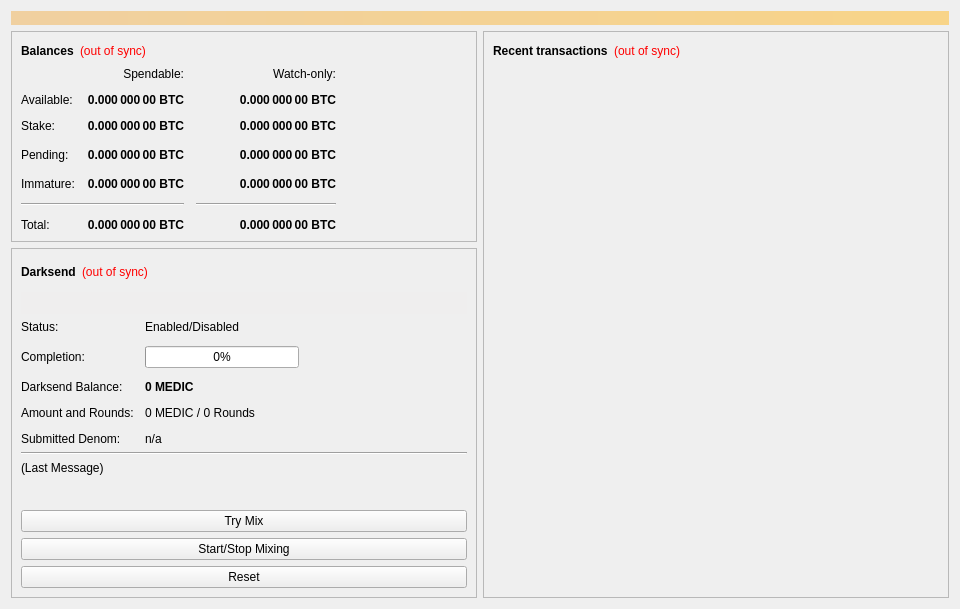
<?xml version="1.0" encoding="UTF-8"?>
<ui version="4.0">
 <class>OverviewPage</class>
 <widget class="QWidget" name="OverviewPage">
  <property name="geometry">
   <rect>
    <x>0</x>
    <y>0</y>
    <width>960</width>
    <height>594</height>
   </rect>
  </property>
  <property name="minimumSize">
   <size>
    <width>960</width>
    <height>0</height>
   </size>
  </property>
  <property name="windowTitle">
   <string>Form</string>
  </property>
  <layout class="QVBoxLayout" name="topLayout">
   <item>
    <widget class="QLabel" name="labelAlerts">
     <property name="visible">
      <bool>false</bool>
     </property>
     <property name="styleSheet">
      <string notr="true">background-color: qlineargradient(x1: 0, y1: 0, x2: 1, y2: 0, stop:0 #F0D0A0, stop:1 #F8D488); color:#000000;</string>
     </property>
     <property name="wordWrap">
      <bool>true</bool>
     </property>
     <property name="margin">
      <number>3</number>
     </property>
    </widget>
   </item>
   <item>
    <layout class="QHBoxLayout" name="horizontalLayout" stretch="1,1">
     <item>
      <layout class="QVBoxLayout" name="verticalLayout_2">
       <item>
        <widget class="QFrame" name="frame">
         <property name="frameShape">
          <enum>QFrame::StyledPanel</enum>
         </property>
         <property name="frameShadow">
          <enum>QFrame::Raised</enum>
         </property>
         <layout class="QVBoxLayout" name="verticalLayout_4">
          <item>
           <layout class="QHBoxLayout" name="horizontalLayout_4">
            <item>
             <widget class="QLabel" name="label_5">
              <property name="font">
               <font>
                <weight>75</weight>
                <bold>true</bold>
               </font>
              </property>
              <property name="text">
               <string>Balances</string>
              </property>
             </widget>
            </item>
            <item>
             <widget class="QLabel" name="labelWalletStatus">
              <property name="cursor">
               <cursorShape>WhatsThisCursor</cursorShape>
              </property>
              <property name="toolTip">
               <string>The displayed information may be out of date. Your wallet automatically synchronizes with the MedicCoin network after a connection is established, but this process has not completed yet.</string>
              </property>
              <property name="styleSheet">
               <string notr="true">QLabel { color: red; }</string>
              </property>
              <property name="text">
               <string notr="true">(out of sync)</string>
              </property>
              <property name="alignment">
               <set>Qt::AlignLeading|Qt::AlignLeft|Qt::AlignVCenter</set>
              </property>
             </widget>
            </item>
            <item>
             <spacer name="horizontalSpacer_3">
              <property name="orientation">
               <enum>Qt::Horizontal</enum>
              </property>
              <property name="sizeHint" stdset="0">
               <size>
                <width>40</width>
                <height>20</height>
               </size>
              </property>
             </spacer>
            </item>
           </layout>
          </item>
          <item>
           <layout class="QGridLayout" name="gridLayout">
            <property name="spacing">
             <number>12</number>
            </property>
            <item row="3" column="2">
             <widget class="QLabel" name="labelWatchPending">
              <property name="font">
               <font>
                <weight>75</weight>
                <bold>true</bold>
               </font>
              </property>
              <property name="cursor">
               <cursorShape>IBeamCursor</cursorShape>
              </property>
              <property name="toolTip">
               <string>Unconfirmed transactions to watch-only addresses</string>
              </property>
              <property name="text">
               <string notr="true">0.000 000 00 BTC</string>
              </property>
              <property name="alignment">
               <set>Qt::AlignRight|Qt::AlignTrailing|Qt::AlignVCenter</set>
              </property>
              <property name="textInteractionFlags">
               <set>Qt::LinksAccessibleByMouse|Qt::TextSelectableByKeyboard|Qt::TextSelectableByMouse</set>
              </property>
             </widget>
            </item>
            <item row="3" column="1">
             <widget class="QLabel" name="labelUnconfirmed">
              <property name="font">
               <font>
                <weight>75</weight>
                <bold>true</bold>
               </font>
              </property>
              <property name="cursor">
               <cursorShape>IBeamCursor</cursorShape>
              </property>
              <property name="toolTip">
               <string>Total of transactions that have yet to be confirmed, and do not yet count toward the spendable balance</string>
              </property>
              <property name="text">
               <string notr="true">0.000 000 00 BTC</string>
              </property>
              <property name="alignment">
               <set>Qt::AlignRight|Qt::AlignTrailing|Qt::AlignVCenter</set>
              </property>
              <property name="textInteractionFlags">
               <set>Qt::LinksAccessibleByMouse|Qt::TextSelectableByKeyboard|Qt::TextSelectableByMouse</set>
              </property>
             </widget>
            </item>
            <item row="4" column="2">
             <widget class="QLabel" name="labelWatchImmature">
              <property name="font">
               <font>
                <weight>75</weight>
                <bold>true</bold>
               </font>
              </property>
              <property name="cursor">
               <cursorShape>IBeamCursor</cursorShape>
              </property>
              <property name="toolTip">
               <string>Mined balance in watch-only addresses that has not yet matured</string>
              </property>
              <property name="text">
               <string notr="true">0.000 000 00 BTC</string>
              </property>
              <property name="alignment">
               <set>Qt::AlignRight|Qt::AlignTrailing|Qt::AlignVCenter</set>
              </property>
              <property name="textInteractionFlags">
               <set>Qt::LinksAccessibleByMouse|Qt::TextSelectableByKeyboard|Qt::TextSelectableByMouse</set>
              </property>
             </widget>
            </item>
            <item row="5" column="0" colspan="2">
             <widget class="Line" name="lineSpendableBalance">
              <property name="orientation">
               <enum>Qt::Horizontal</enum>
              </property>
             </widget>
            </item>
            <item row="5" column="2">
             <widget class="Line" name="lineWatchBalance">
              <property name="sizePolicy">
               <sizepolicy hsizetype="Preferred" vsizetype="Fixed">
                <horstretch>0</horstretch>
                <verstretch>0</verstretch>
               </sizepolicy>
              </property>
              <property name="minimumSize">
               <size>
                <width>140</width>
                <height>0</height>
               </size>
              </property>
              <property name="orientation">
               <enum>Qt::Horizontal</enum>
              </property>
             </widget>
            </item>
            <item row="6" column="0">
             <widget class="QLabel" name="labelTotalText">
              <property name="text">
               <string>Total:</string>
              </property>
             </widget>
            </item>
            <item row="4" column="1">
             <widget class="QLabel" name="labelImmature">
              <property name="font">
               <font>
                <weight>75</weight>
                <bold>true</bold>
               </font>
              </property>
              <property name="cursor">
               <cursorShape>IBeamCursor</cursorShape>
              </property>
              <property name="toolTip">
               <string>Mined balance that has not yet matured</string>
              </property>
              <property name="text">
               <string notr="true">0.000 000 00 BTC</string>
              </property>
              <property name="alignment">
               <set>Qt::AlignRight|Qt::AlignTrailing|Qt::AlignVCenter</set>
              </property>
              <property name="textInteractionFlags">
               <set>Qt::LinksAccessibleByMouse|Qt::TextSelectableByKeyboard|Qt::TextSelectableByMouse</set>
              </property>
             </widget>
            </item>
            <item row="3" column="3">
             <spacer name="horizontalSpacer_2">
              <property name="orientation">
               <enum>Qt::Horizontal</enum>
              </property>
              <property name="sizeHint" stdset="0">
               <size>
                <width>40</width>
                <height>20</height>
               </size>
              </property>
             </spacer>
            </item>
            <item row="4" column="0">
             <widget class="QLabel" name="labelImmatureText">
              <property name="text">
               <string>Immature:</string>
              </property>
             </widget>
            </item>
            <item row="6" column="1">
             <widget class="QLabel" name="labelTotal">
              <property name="font">
               <font>
                <weight>75</weight>
                <bold>true</bold>
               </font>
              </property>
              <property name="cursor">
               <cursorShape>IBeamCursor</cursorShape>
              </property>
              <property name="toolTip">
               <string>Your current total balance</string>
              </property>
              <property name="text">
               <string notr="true">0.000 000 00 BTC</string>
              </property>
              <property name="alignment">
               <set>Qt::AlignRight|Qt::AlignTrailing|Qt::AlignVCenter</set>
              </property>
              <property name="textInteractionFlags">
               <set>Qt::LinksAccessibleByMouse|Qt::TextSelectableByKeyboard|Qt::TextSelectableByMouse</set>
              </property>
             </widget>
            </item>
            <item row="6" column="2">
             <widget class="QLabel" name="labelWatchTotal">
              <property name="font">
               <font>
                <weight>75</weight>
                <bold>true</bold>
               </font>
              </property>
              <property name="cursor">
               <cursorShape>IBeamCursor</cursorShape>
              </property>
              <property name="toolTip">
               <string>Current total balance in watch-only addresses</string>
              </property>
              <property name="text">
               <string notr="true">0.000 000 00 BTC</string>
              </property>
              <property name="alignment">
               <set>Qt::AlignRight|Qt::AlignTrailing|Qt::AlignVCenter</set>
              </property>
              <property name="textInteractionFlags">
               <set>Qt::LinksAccessibleByMouse|Qt::TextSelectableByKeyboard|Qt::TextSelectableByMouse</set>
              </property>
             </widget>
            </item>
            <item row="0" column="2">
             <widget class="QLabel" name="labelWatchonly">
              <property name="text">
               <string>Watch-only:</string>
              </property>
              <property name="alignment">
               <set>Qt::AlignRight|Qt::AlignTrailing|Qt::AlignVCenter</set>
              </property>
             </widget>
            </item>
            <item row="1" column="0">
             <widget class="QLabel" name="labelBalanceText">
              <property name="text">
               <string>Available:</string>
              </property>
             </widget>
            </item>
            <item row="1" column="1">
             <widget class="QLabel" name="labelBalance">
              <property name="font">
               <font>
                <weight>75</weight>
                <bold>true</bold>
               </font>
              </property>
              <property name="cursor">
               <cursorShape>IBeamCursor</cursorShape>
              </property>
              <property name="toolTip">
               <string>Your current spendable balance</string>
              </property>
              <property name="text">
               <string notr="true">0.000 000 00 BTC</string>
              </property>
              <property name="alignment">
               <set>Qt::AlignRight|Qt::AlignTrailing|Qt::AlignVCenter</set>
              </property>
              <property name="textInteractionFlags">
               <set>Qt::LinksAccessibleByMouse|Qt::TextSelectableByKeyboard|Qt::TextSelectableByMouse</set>
              </property>
             </widget>
            </item>
            <item row="2" column="0">
             <widget class="QLabel" name="label_10">
              <property name="text">
               <string>Stake:</string>
              </property>
             </widget>
            </item>
            <item row="2" column="1">
             <widget class="QLabel" name="labelStake">
              <property name="font">
               <font>
                <weight>75</weight>
                <bold>true</bold>
               </font>
              </property>
              <property name="cursor">
               <cursorShape>IBeamCursor</cursorShape>
              </property>
              <property name="toolTip">
               <string>Total of coins that was staked, and do not yet count toward the current balance</string>
              </property>
              <property name="text">
               <string notr="true">0.000 000 00 BTC</string>
              </property>
              <property name="alignment">
               <set>Qt::AlignRight|Qt::AlignTrailing|Qt::AlignVCenter</set>
              </property>
              <property name="textInteractionFlags">
               <set>Qt::LinksAccessibleByMouse|Qt::TextSelectableByKeyboard|Qt::TextSelectableByMouse</set>
              </property>
             </widget>
            </item>
            <item row="2" column="2">
             <widget class="QLabel" name="labelWatchStake">
              <property name="font">
               <font>
                <weight>75</weight>
                <bold>true</bold>
               </font>
              </property>
              <property name="cursor">
               <cursorShape>IBeamCursor</cursorShape>
              </property>
              <property name="toolTip">
               <string>Total of coins that was staked in watch-only addresses, and do not yet count toward the current watch-only balance</string>
              </property>
              <property name="text">
               <string notr="true">0.000 000 00 BTC</string>
              </property>
              <property name="alignment">
               <set>Qt::AlignRight|Qt::AlignTrailing|Qt::AlignVCenter</set>
              </property>
              <property name="textInteractionFlags">
               <set>Qt::LinksAccessibleByMouse|Qt::TextSelectableByKeyboard|Qt::TextSelectableByMouse</set>
              </property>
             </widget>
            </item>
            <item row="1" column="2">
             <widget class="QLabel" name="labelWatchAvailable">
              <property name="font">
               <font>
                <weight>75</weight>
                <bold>true</bold>
               </font>
              </property>
              <property name="cursor">
               <cursorShape>IBeamCursor</cursorShape>
              </property>
              <property name="toolTip">
               <string>Your current balance in watch-only addresses</string>
              </property>
              <property name="text">
               <string notr="true">0.000 000 00 BTC</string>
              </property>
              <property name="alignment">
               <set>Qt::AlignRight|Qt::AlignTrailing|Qt::AlignVCenter</set>
              </property>
              <property name="textInteractionFlags">
               <set>Qt::LinksAccessibleByMouse|Qt::TextSelectableByKeyboard|Qt::TextSelectableByMouse</set>
              </property>
             </widget>
            </item>
            <item row="3" column="0">
             <widget class="QLabel" name="labelPendingText">
              <property name="text">
               <string>Pending:</string>
              </property>
             </widget>
            </item>
            <item row="0" column="1">
             <widget class="QLabel" name="labelSpendable">
              <property name="text">
               <string>Spendable:</string>
              </property>
              <property name="alignment">
               <set>Qt::AlignRight|Qt::AlignTrailing|Qt::AlignVCenter</set>
              </property>
             </widget>
            </item>
           </layout>
          </item>
         </layout>
        </widget>
       </item>
       <item>
        <widget class="QFrame" name="frameDarksend">
         <property name="sizePolicy">
          <sizepolicy hsizetype="Expanding" vsizetype="Expanding">
           <horstretch>0</horstretch>
           <verstretch>0</verstretch>
          </sizepolicy>
         </property>
         <property name="minimumSize">
          <size>
           <width>0</width>
           <height>350</height>
          </size>
         </property>
         <property name="layoutDirection">
          <enum>Qt::LeftToRight</enum>
         </property>
         <property name="frameShape">
          <enum>QFrame::StyledPanel</enum>
         </property>
         <property name="frameShadow">
          <enum>QFrame::Raised</enum>
         </property>
         <layout class="QVBoxLayout" name="verticalLayout_5">
          <item>
           <layout class="QHBoxLayout" name="horizontalLayout_5">
            <item>
             <widget class="QLabel" name="label_2">
              <property name="font">
               <font>
                <weight>75</weight>
                <bold>true</bold>
               </font>
              </property>
              <property name="text">
               <string>Darksend</string>
              </property>
             </widget>
            </item>
            <item>
             <widget class="QLabel" name="labelDarksendSyncStatus">
              <property name="toolTip">
               <string>The displayed information may be out of date. Your wallet automatically synchronizes with the MedicCoin network after a connection is established, but this process has not completed yet.</string>
              </property>
              <property name="styleSheet">
               <string notr="true">QLabel { color: red; }</string>
              </property>
              <property name="text">
               <string notr="true">(out of sync)</string>
              </property>
              <property name="alignment">
               <set>Qt::AlignLeading|Qt::AlignLeft|Qt::AlignVCenter</set>
              </property>
             </widget>
            </item>
            <item>
             <spacer name="horizontalSpacer_4">
              <property name="orientation">
               <enum>Qt::Horizontal</enum>
              </property>
              <property name="sizeHint" stdset="0">
               <size>
                <width>40</width>
                <height>20</height>
               </size>
              </property>
             </spacer>
            </item>
           </layout>
          </item>
          <item>
           <widget class="QPushButton" name="runAutoDenom">
            <property name="palette">
             <palette>
              <active>
               <colorrole role="WindowText">
                <brush brushstyle="SolidPattern">
                 <color alpha="255">
                  <red>0</red>
                  <green>0</green>
                  <blue>0</blue>
                 </color>
                </brush>
               </colorrole>
               <colorrole role="Button">
                <brush brushstyle="SolidPattern">
                 <color alpha="255">
                  <red>239</red>
                  <green>238</green>
                  <blue>238</blue>
                 </color>
                </brush>
               </colorrole>
               <colorrole role="Light">
                <brush brushstyle="SolidPattern">
                 <color alpha="255">
                  <red>255</red>
                  <green>255</green>
                  <blue>255</blue>
                 </color>
                </brush>
               </colorrole>
               <colorrole role="Midlight">
                <brush brushstyle="SolidPattern">
                 <color alpha="255">
                  <red>247</red>
                  <green>246</green>
                  <blue>246</blue>
                 </color>
                </brush>
               </colorrole>
               <colorrole role="Dark">
                <brush brushstyle="SolidPattern">
                 <color alpha="255">
                  <red>119</red>
                  <green>119</green>
                  <blue>119</blue>
                 </color>
                </brush>
               </colorrole>
               <colorrole role="Mid">
                <brush brushstyle="SolidPattern">
                 <color alpha="255">
                  <red>159</red>
                  <green>159</green>
                  <blue>159</blue>
                 </color>
                </brush>
               </colorrole>
               <colorrole role="Text">
                <brush brushstyle="SolidPattern">
                 <color alpha="255">
                  <red>0</red>
                  <green>0</green>
                  <blue>0</blue>
                 </color>
                </brush>
               </colorrole>
               <colorrole role="BrightText">
                <brush brushstyle="SolidPattern">
                 <color alpha="255">
                  <red>255</red>
                  <green>255</green>
                  <blue>255</blue>
                 </color>
                </brush>
               </colorrole>
               <colorrole role="ButtonText">
                <brush brushstyle="SolidPattern">
                 <color alpha="255">
                  <red>0</red>
                  <green>0</green>
                  <blue>0</blue>
                 </color>
                </brush>
               </colorrole>
               <colorrole role="Base">
                <brush brushstyle="SolidPattern">
                 <color alpha="255">
                  <red>255</red>
                  <green>255</green>
                  <blue>255</blue>
                 </color>
                </brush>
               </colorrole>
               <colorrole role="Window">
                <brush brushstyle="SolidPattern">
                 <color alpha="255">
                  <red>239</red>
                  <green>238</green>
                  <blue>238</blue>
                 </color>
                </brush>
               </colorrole>
               <colorrole role="Shadow">
                <brush brushstyle="SolidPattern">
                 <color alpha="255">
                  <red>0</red>
                  <green>0</green>
                  <blue>0</blue>
                 </color>
                </brush>
               </colorrole>
               <colorrole role="AlternateBase">
                <brush brushstyle="SolidPattern">
                 <color alpha="255">
                  <red>247</red>
                  <green>246</green>
                  <blue>246</blue>
                 </color>
                </brush>
               </colorrole>
               <colorrole role="ToolTipBase">
                <brush brushstyle="SolidPattern">
                 <color alpha="255">
                  <red>255</red>
                  <green>255</green>
                  <blue>220</blue>
                 </color>
                </brush>
               </colorrole>
               <colorrole role="ToolTipText">
                <brush brushstyle="SolidPattern">
                 <color alpha="255">
                  <red>0</red>
                  <green>0</green>
                  <blue>0</blue>
                 </color>
                </brush>
               </colorrole>
              </active>
              <inactive>
               <colorrole role="WindowText">
                <brush brushstyle="SolidPattern">
                 <color alpha="255">
                  <red>0</red>
                  <green>0</green>
                  <blue>0</blue>
                 </color>
                </brush>
               </colorrole>
               <colorrole role="Button">
                <brush brushstyle="SolidPattern">
                 <color alpha="255">
                  <red>239</red>
                  <green>238</green>
                  <blue>238</blue>
                 </color>
                </brush>
               </colorrole>
               <colorrole role="Light">
                <brush brushstyle="SolidPattern">
                 <color alpha="255">
                  <red>255</red>
                  <green>255</green>
                  <blue>255</blue>
                 </color>
                </brush>
               </colorrole>
               <colorrole role="Midlight">
                <brush brushstyle="SolidPattern">
                 <color alpha="255">
                  <red>247</red>
                  <green>246</green>
                  <blue>246</blue>
                 </color>
                </brush>
               </colorrole>
               <colorrole role="Dark">
                <brush brushstyle="SolidPattern">
                 <color alpha="255">
                  <red>119</red>
                  <green>119</green>
                  <blue>119</blue>
                 </color>
                </brush>
               </colorrole>
               <colorrole role="Mid">
                <brush brushstyle="SolidPattern">
                 <color alpha="255">
                  <red>159</red>
                  <green>159</green>
                  <blue>159</blue>
                 </color>
                </brush>
               </colorrole>
               <colorrole role="Text">
                <brush brushstyle="SolidPattern">
                 <color alpha="255">
                  <red>0</red>
                  <green>0</green>
                  <blue>0</blue>
                 </color>
                </brush>
               </colorrole>
               <colorrole role="BrightText">
                <brush brushstyle="SolidPattern">
                 <color alpha="255">
                  <red>255</red>
                  <green>255</green>
                  <blue>255</blue>
                 </color>
                </brush>
               </colorrole>
               <colorrole role="ButtonText">
                <brush brushstyle="SolidPattern">
                 <color alpha="255">
                  <red>0</red>
                  <green>0</green>
                  <blue>0</blue>
                 </color>
                </brush>
               </colorrole>
               <colorrole role="Base">
                <brush brushstyle="SolidPattern">
                 <color alpha="255">
                  <red>255</red>
                  <green>255</green>
                  <blue>255</blue>
                 </color>
                </brush>
               </colorrole>
               <colorrole role="Window">
                <brush brushstyle="SolidPattern">
                 <color alpha="255">
                  <red>239</red>
                  <green>238</green>
                  <blue>238</blue>
                 </color>
                </brush>
               </colorrole>
               <colorrole role="Shadow">
                <brush brushstyle="SolidPattern">
                 <color alpha="255">
                  <red>0</red>
                  <green>0</green>
                  <blue>0</blue>
                 </color>
                </brush>
               </colorrole>
               <colorrole role="AlternateBase">
                <brush brushstyle="SolidPattern">
                 <color alpha="255">
                  <red>247</red>
                  <green>246</green>
                  <blue>246</blue>
                 </color>
                </brush>
               </colorrole>
               <colorrole role="ToolTipBase">
                <brush brushstyle="SolidPattern">
                 <color alpha="255">
                  <red>255</red>
                  <green>255</green>
                  <blue>220</blue>
                 </color>
                </brush>
               </colorrole>
               <colorrole role="ToolTipText">
                <brush brushstyle="SolidPattern">
                 <color alpha="255">
                  <red>0</red>
                  <green>0</green>
                  <blue>0</blue>
                 </color>
                </brush>
               </colorrole>
              </inactive>
              <disabled>
               <colorrole role="WindowText">
                <brush brushstyle="SolidPattern">
                 <color alpha="255">
                  <red>119</red>
                  <green>119</green>
                  <blue>119</blue>
                 </color>
                </brush>
               </colorrole>
               <colorrole role="Button">
                <brush brushstyle="SolidPattern">
                 <color alpha="255">
                  <red>239</red>
                  <green>238</green>
                  <blue>238</blue>
                 </color>
                </brush>
               </colorrole>
               <colorrole role="Light">
                <brush brushstyle="SolidPattern">
                 <color alpha="255">
                  <red>255</red>
                  <green>255</green>
                  <blue>255</blue>
                 </color>
                </brush>
               </colorrole>
               <colorrole role="Midlight">
                <brush brushstyle="SolidPattern">
                 <color alpha="255">
                  <red>247</red>
                  <green>246</green>
                  <blue>246</blue>
                 </color>
                </brush>
               </colorrole>
               <colorrole role="Dark">
                <brush brushstyle="SolidPattern">
                 <color alpha="255">
                  <red>119</red>
                  <green>119</green>
                  <blue>119</blue>
                 </color>
                </brush>
               </colorrole>
               <colorrole role="Mid">
                <brush brushstyle="SolidPattern">
                 <color alpha="255">
                  <red>159</red>
                  <green>159</green>
                  <blue>159</blue>
                 </color>
                </brush>
               </colorrole>
               <colorrole role="Text">
                <brush brushstyle="SolidPattern">
                 <color alpha="255">
                  <red>119</red>
                  <green>119</green>
                  <blue>119</blue>
                 </color>
                </brush>
               </colorrole>
               <colorrole role="BrightText">
                <brush brushstyle="SolidPattern">
                 <color alpha="255">
                  <red>255</red>
                  <green>255</green>
                  <blue>255</blue>
                 </color>
                </brush>
               </colorrole>
               <colorrole role="ButtonText">
                <brush brushstyle="SolidPattern">
                 <color alpha="255">
                  <red>119</red>
                  <green>119</green>
                  <blue>119</blue>
                 </color>
                </brush>
               </colorrole>
               <colorrole role="Base">
                <brush brushstyle="SolidPattern">
                 <color alpha="255">
                  <red>239</red>
                  <green>238</green>
                  <blue>238</blue>
                 </color>
                </brush>
               </colorrole>
               <colorrole role="Window">
                <brush brushstyle="SolidPattern">
                 <color alpha="255">
                  <red>239</red>
                  <green>238</green>
                  <blue>238</blue>
                 </color>
                </brush>
               </colorrole>
               <colorrole role="Shadow">
                <brush brushstyle="SolidPattern">
                 <color alpha="255">
                  <red>0</red>
                  <green>0</green>
                  <blue>0</blue>
                 </color>
                </brush>
               </colorrole>
               <colorrole role="AlternateBase">
                <brush brushstyle="SolidPattern">
                 <color alpha="255">
                  <red>239</red>
                  <green>238</green>
                  <blue>238</blue>
                 </color>
                </brush>
               </colorrole>
               <colorrole role="ToolTipBase">
                <brush brushstyle="SolidPattern">
                 <color alpha="255">
                  <red>255</red>
                  <green>255</green>
                  <blue>220</blue>
                 </color>
                </brush>
               </colorrole>
               <colorrole role="ToolTipText">
                <brush brushstyle="SolidPattern">
                 <color alpha="255">
                  <red>0</red>
                  <green>0</green>
                  <blue>0</blue>
                 </color>
                </brush>
               </colorrole>
              </disabled>
             </palette>
            </property>
            <property name="focusPolicy">
             <enum>Qt::NoFocus</enum>
            </property>
            <property name="autoFillBackground">
             <bool>true</bool>
            </property>
            <property name="text">
             <string/>
            </property>
            <property name="flat">
             <bool>true</bool>
            </property>
           </widget>
          </item>
          <item>
           <layout class="QFormLayout" name="formLayout">
            <property name="fieldGrowthPolicy">
             <enum>QFormLayout::AllNonFixedFieldsGrow</enum>
            </property>
            <property name="horizontalSpacing">
             <number>11</number>
            </property>
            <property name="verticalSpacing">
             <number>12</number>
            </property>
            <item row="0" column="0">
             <widget class="QLabel" name="label_6">
              <property name="text">
               <string>Status:</string>
              </property>
             </widget>
            </item>
            <item row="1" column="0">
             <widget class="QLabel" name="label_7">
              <property name="text">
               <string>Completion:</string>
              </property>
             </widget>
            </item>
            <item row="1" column="1">
             <widget class="QProgressBar" name="darksendProgress">
              <property name="maximumSize">
               <size>
                <width>154</width>
                <height>16777215</height>
               </size>
              </property>
              <property name="value">
               <number>0</number>
              </property>
             </widget>
            </item>
            <item row="3" column="0">
             <widget class="QLabel" name="labelAnonymizedText">
              <property name="text">
               <string>Darksend Balance:</string>
              </property>
             </widget>
            </item>
            <item row="3" column="1">
             <widget class="QLabel" name="labelAnonymized">
              <property name="font">
               <font>
                <weight>75</weight>
                <bold>true</bold>
               </font>
              </property>
              <property name="text">
               <string notr="true">0 MEDIC</string>
              </property>
             </widget>
            </item>
            <item row="4" column="0">
             <widget class="QLabel" name="label_8">
              <property name="text">
               <string>Amount and Rounds:</string>
              </property>
             </widget>
            </item>
            <item row="4" column="1">
             <widget class="QLabel" name="labelAmountRounds">
              <property name="text">
               <string>0 MEDIC / 0 Rounds</string>
              </property>
             </widget>
            </item>
            <item row="5" column="0">
             <widget class="QLabel" name="label_9">
              <property name="text">
               <string>Submitted Denom:</string>
              </property>
             </widget>
            </item>
            <item row="5" column="1">
             <widget class="QLabel" name="labelSubmittedDenom">
              <property name="toolTip">
               <string>The denominations you submitted to the Masternode.&lt;br&gt;To mix, other users must submit the exact same denominations.</string>
              </property>
              <property name="text">
               <string>n/a</string>
              </property>
             </widget>
            </item>
            <item row="0" column="1">
             <widget class="QLabel" name="darksendEnabled">
              <property name="text">
               <string>Enabled/Disabled</string>
              </property>
             </widget>
            </item>
           </layout>
          </item>
          <item>
           <widget class="Line" name="lineLastMessage">
            <property name="orientation">
             <enum>Qt::Horizontal</enum>
            </property>
           </widget>
          </item>
          <item>
           <widget class="QLabel" name="darksendStatus">
            <property name="minimumSize">
             <size>
              <width>288</width>
              <height>43</height>
             </size>
            </property>
            <property name="text">
             <string>(Last Message)</string>
            </property>
            <property name="alignment">
             <set>Qt::AlignLeading|Qt::AlignLeft|Qt::AlignTop</set>
            </property>
            <property name="wordWrap">
             <bool>true</bool>
            </property>
           </widget>
          </item>
          <item>
           <widget class="QPushButton" name="darksendAuto">
            <property name="sizePolicy">
             <sizepolicy hsizetype="MinimumExpanding" vsizetype="Fixed">
              <horstretch>0</horstretch>
              <verstretch>0</verstretch>
             </sizepolicy>
            </property>
            <property name="toolTip">
             <string>Try to manually submit a Darksend request.</string>
            </property>
            <property name="text">
             <string>Try Mix</string>
            </property>
           </widget>
          </item>
          <item>
           <widget class="QPushButton" name="toggleDarksend">
            <property name="sizePolicy">
             <sizepolicy hsizetype="MinimumExpanding" vsizetype="Fixed">
              <horstretch>0</horstretch>
              <verstretch>0</verstretch>
             </sizepolicy>
            </property>
            <property name="text">
             <string>Start/Stop Mixing</string>
            </property>
           </widget>
          </item>
          <item>
           <widget class="QPushButton" name="darksendReset">
            <property name="sizePolicy">
             <sizepolicy hsizetype="MinimumExpanding" vsizetype="Fixed">
              <horstretch>0</horstretch>
              <verstretch>0</verstretch>
             </sizepolicy>
            </property>
            <property name="toolTip">
             <string>Reset the current status of Darksend (can interrupt Darksend if it's in the process of Mixing, which can cost you money!)</string>
            </property>
            <property name="autoFillBackground">
             <bool>false</bool>
            </property>
            <property name="text">
             <string>Reset</string>
            </property>
           </widget>
          </item>
         </layout>
        </widget>
       </item>
       <item>
        <spacer name="verticalSpacer">
         <property name="orientation">
          <enum>Qt::Vertical</enum>
         </property>
         <property name="sizeHint" stdset="0">
          <size>
           <width>20</width>
           <height>40</height>
          </size>
         </property>
        </spacer>
       </item>
      </layout>
     </item>
     <item>
      <layout class="QVBoxLayout" name="verticalLayout_3">
       <item>
        <widget class="QFrame" name="frame_2">
         <property name="frameShape">
          <enum>QFrame::StyledPanel</enum>
         </property>
         <property name="frameShadow">
          <enum>QFrame::Raised</enum>
         </property>
         <layout class="QVBoxLayout" name="verticalLayout">
          <item>
           <layout class="QHBoxLayout" name="horizontalLayout_2">
            <item>
             <widget class="QLabel" name="label_4">
              <property name="font">
               <font>
                <weight>75</weight>
                <bold>true</bold>
               </font>
              </property>
              <property name="text">
               <string>Recent transactions</string>
              </property>
             </widget>
            </item>
            <item>
             <widget class="QLabel" name="labelTransactionsStatus">
              <property name="cursor">
               <cursorShape>WhatsThisCursor</cursorShape>
              </property>
              <property name="toolTip">
               <string>The displayed information may be out of date. Your wallet automatically synchronizes with the MedicCoin network after a connection is established, but this process has not completed yet.</string>
              </property>
              <property name="styleSheet">
               <string notr="true">QLabel { color: red; }</string>
              </property>
              <property name="text">
               <string notr="true">(out of sync)</string>
              </property>
              <property name="alignment">
               <set>Qt::AlignRight|Qt::AlignTrailing|Qt::AlignVCenter</set>
              </property>
             </widget>
            </item>
            <item>
             <spacer name="horizontalSpacer">
              <property name="orientation">
               <enum>Qt::Horizontal</enum>
              </property>
              <property name="sizeHint" stdset="0">
               <size>
                <width>40</width>
                <height>20</height>
               </size>
              </property>
             </spacer>
            </item>
           </layout>
          </item>
          <item>
           <widget class="QListView" name="listTransactions">
            <property name="styleSheet">
             <string notr="true">QListView { background: transparent; }</string>
            </property>
            <property name="frameShape">
             <enum>QFrame::NoFrame</enum>
            </property>
            <property name="verticalScrollBarPolicy">
             <enum>Qt::ScrollBarAlwaysOff</enum>
            </property>
            <property name="horizontalScrollBarPolicy">
             <enum>Qt::ScrollBarAlwaysOff</enum>
            </property>
            <property name="selectionMode">
             <enum>QAbstractItemView::NoSelection</enum>
            </property>
           </widget>
          </item>
         </layout>
        </widget>
       </item>
      </layout>
     </item>
    </layout>
   </item>
  </layout>
 </widget>
 <resources/>
 <connections/>
</ui>
